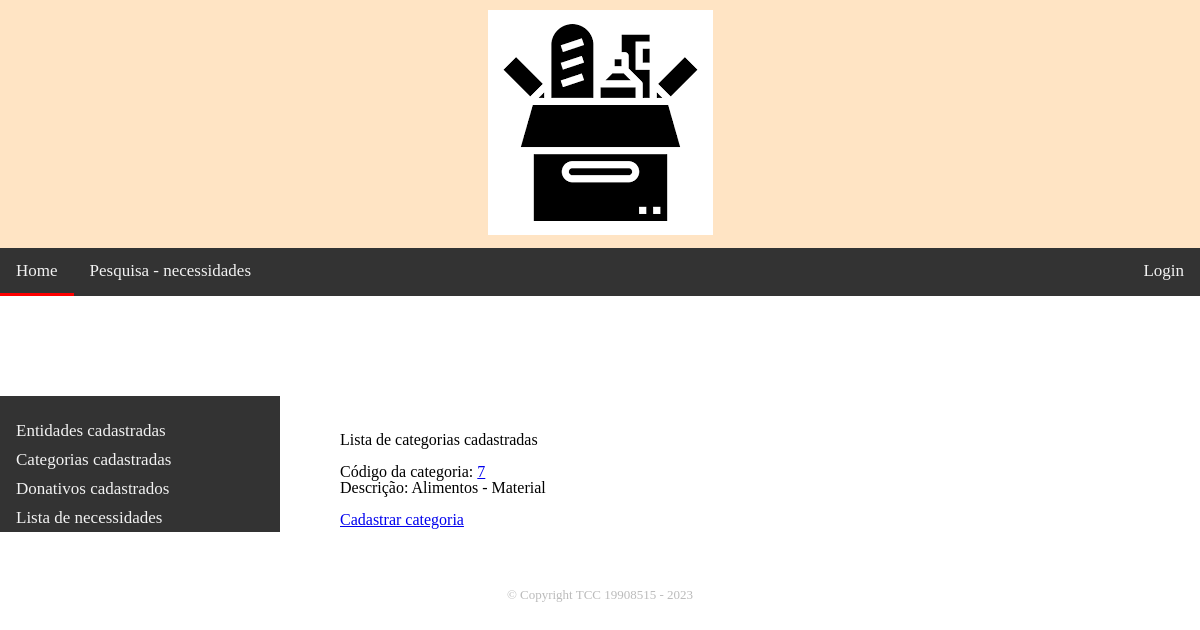
/appdoacoes/categorias/, run on an earlier commit of the app's database.
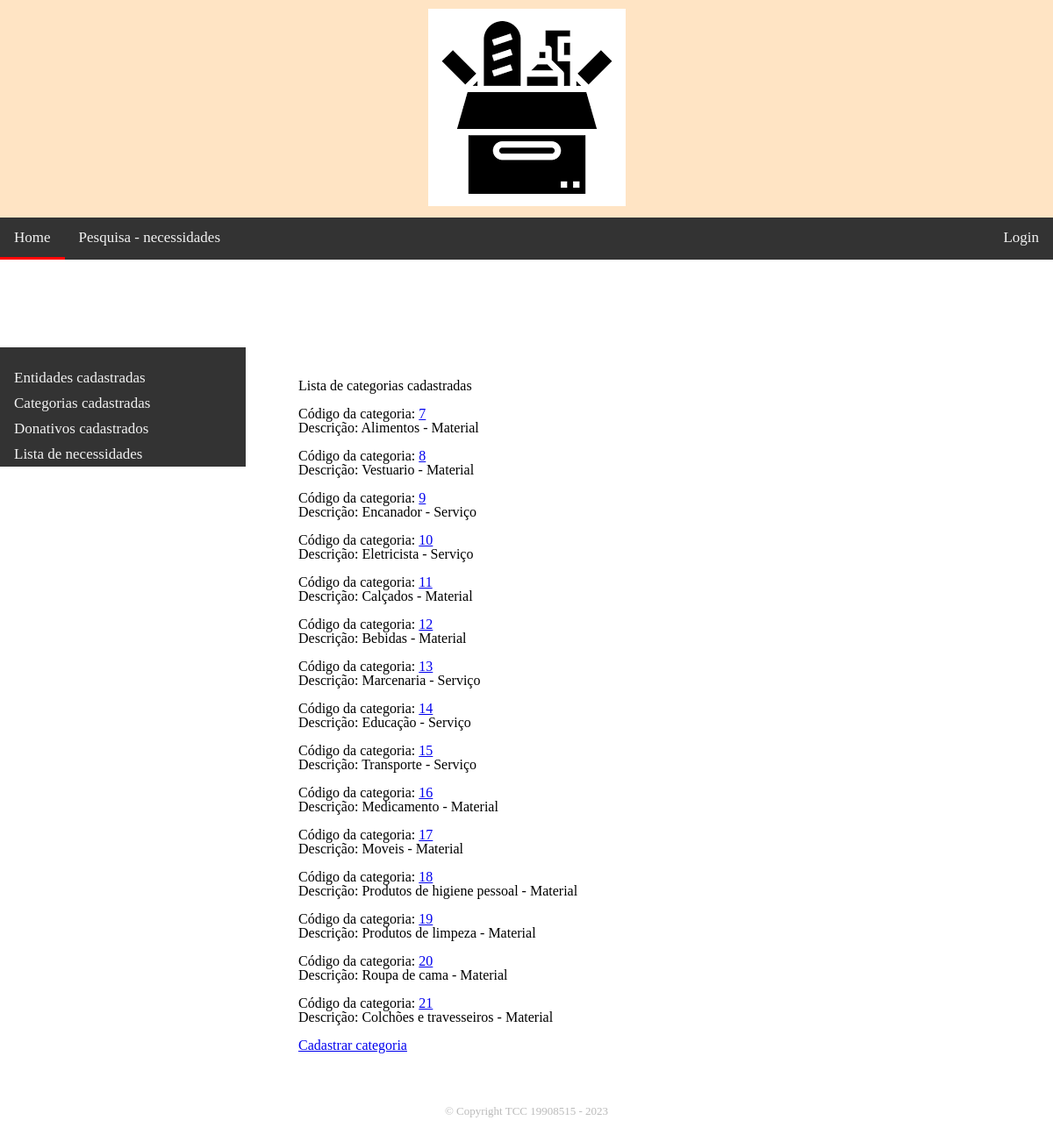
And on a later commit of the database.
### appdoacoes/models.py (models this page shows, shortened)
class Categoria(models.Model):
    codigo_categoria = models.AutoField(primary_key=True)
    MATERIAL = 'Material'
    SERVICO = 'Serviço'
    CATEGORIA_CHOICES = [
        (MATERIAL, 'Material'),
        (SERVICO, 'Serviço'),
    ]
    tipo = models.CharField(max_length=8, choices=CATEGORIA_CHOICES)
    descricao = models.CharField(max_length=100, unique=True)
    class Meta:
        permissions = [('pode_criar_atualizar_categoria','Cria/Atualiza categoria'),('pode_deletar_categoria','Deleta categoria')]
    def get_absolute_url(self):
        return reverse("categoria-detail", args=[self.codigo_categoria])

### appdoacoes/views.py (the view)
# urls.py: path('categorias/', views.CategoriaListView.as_view(),name='categoria-list'),
class CategoriaListView(generic.ListView):
    model = Categoria

### appdoacoes/templates/appdoacoes/categoria_list.html
{% extends "base_generica.html" %}
{% block content %}
    <h1>Lista de categorias cadastradas</h1>
    <br>
    <ul>
    {% for categoria in categoria_list %}
        <li>
            Código da categoria: <a href=" {{ categoria.get_absolute_url }}">{{ categoria.codigo_categoria }} </a> <br>
            Descrição: {{ categoria.descricao }} - {{ categoria.tipo }}
        </li>
        <br>
    {% endfor %}
    </ul>
    <p><a href="{% url 'categoria-create' %}">Cadastrar categoria</a></p>
{% endblock %}

### appdoacoes/templates/base_generica.html (shortened to what this page needs)
<!DOCTYPE html>
<html lang="pt-br">
	<head>
        {% load static %}
        <link rel="stylesheet" type ='text/css' href="{% static 'css/reset.css' %}">
        <link rel="stylesheet" type ='text/css' href="{% static 'css/style.css' %}">
	</head>
	<body>
		<header>
			<div class="imagem-centro">
                {% load static %}
				<h1><img src="{% static 'imagens/doação-alimentos.png' %}" alt="logo doação alimentos"></h1>
			</div>
		</header>
		<div class="topnav">
        {% block sidebar %}
			<nav>
				<ul>
					<li><a href="{% url 'index' %}" class="active">Home</a></li>
					<li><a href="">Pesquisa - necessidades</a></li>
					<div class="topnav-right">
						{% if user.is_authenticated %}
							<li class="username">Usuário:</li>
							<li><a href={% url 'perfil-usuario' %}>{{ user.get_username }}</a></li>
							<li><a href="{% url 'logout' %}">Logout</a></li>
						{% else %}
							<li><a href="{% url 'login' %}">Login</a></li>
						{% endif %}
					</div>
				</ul>
			</nav>
		</div>
		{% endblock %}
		<div class="sidenav">
		  <a href="{% url 'entidade-list' %}">Entidades cadastradas</a>
		  <a href="{% url 'categoria-list' %}">Categorias cadastradas</a>
		  <a href="{% url 'donativo-list' %}">Donativos cadastrados</a>
		  <a href="{% url 'necessidades-list' %}">Lista de necessidades</a>
		</div>
		<div class="main">
			{% block content %}{% endblock %}
		</div>
		{% block footer %}
			<footer>
				<p class="copyright">&copy; Copyright TCC 19908515 - 2023</p>
			</footer>
		{% endblock %}
	</body>
</html>
</html>

### appdoacoes/static/css/style.css (style rules this page uses)
header { background-color: bisque; padding: 10px; }
.imagem-centro { text-align:center; margin: 0 auto; padding:0px; }
.topnav { background-color: #333; overflow: hidden; }
.topnav a { float: left; display: block; color: #f2f2f2; text-align: center; padding: 14px 16px; text-decoration: none; font-size: 17px; border-bottom: 3px solid transparent; }
.topnav a.active { border-bottom: 3px solid red; }
.topnav-right { float: right; }
.topnav-right li { display: inline-block; vertical-align: middle; }
.sidenav { width: 280px; position: relative; z-index: 1; top: 100px; left: 0; background-color: #333; overflow-x: hidden; padding-top: 20px; }
.sidenav a { padding: 6px 8px 6px 16px; text-decoration: none; font-size: 17px; color: #f2f2f2; display: block; }
.main { margin-left: 300px; padding: 0 40px; }
footer { text-align: center; padding: 40px; }
.copyright { color: #BBBBBB; font-size: 13px; margin-top: 20px; }

What changed in the data, as far as the page shows it:
added Categoria: codigo_categoria "8", descricao "Vestuario", tipo "Material"
added Categoria: codigo_categoria "9", descricao "Encanador", tipo "Serviço"
added Categoria: codigo_categoria "10", descricao "Eletricista", tipo "Serviço"
added Categoria: codigo_categoria "11", descricao "Calçados", tipo "Material"
added Categoria: codigo_categoria "12", descricao "Bebidas", tipo "Material"
added Categoria: codigo_categoria "13", descricao "Marcenaria", tipo "Serviço"
added Categoria: codigo_categoria "14", descricao "Educação", tipo "Serviço"
added Categoria: codigo_categoria "15", descricao "Transporte", tipo "Serviço"
added Categoria: codigo_categoria "16", descricao "Medicamento", tipo "Material"
added Categoria: codigo_categoria "17", descricao "Moveis", tipo "Material"
added Categoria: codigo_categoria "18", descricao "Produtos de higiene pessoal", tipo "Material"
added Categoria: codigo_categoria "19", descricao "Produtos de limpeza", tipo "Material"
added Categoria: codigo_categoria "20", descricao "Roupa de cama", tipo "Material"
added Categoria: codigo_categoria "21", descricao "Colchões e travesseiros", tipo "Material"
